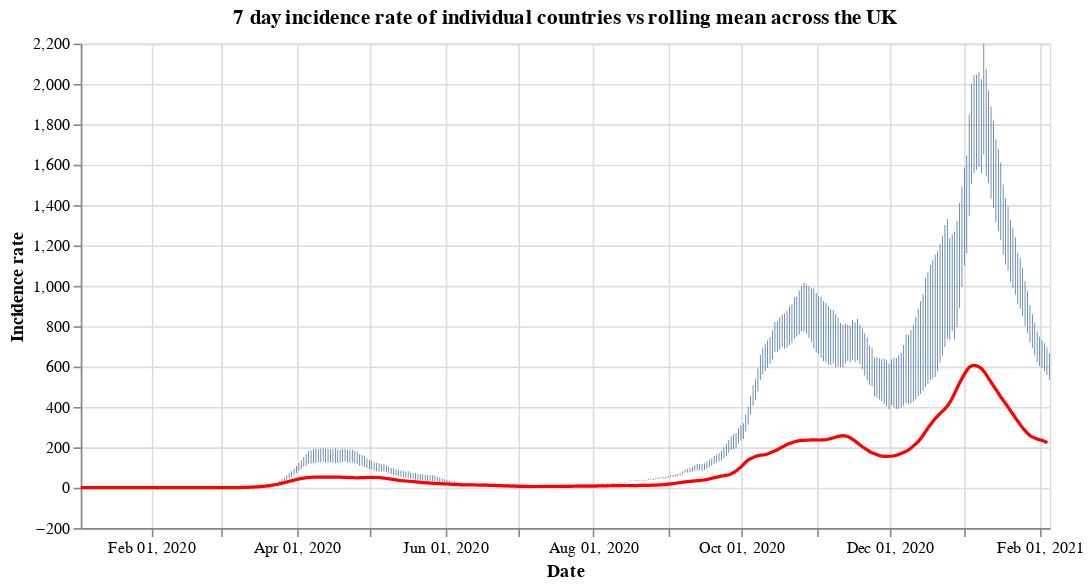

Notebook code cell kept with this figure:
### Code cell
#collapse
countries = uk_cases['areaName'].unique()
countries.sort()

selection = alt.selection_single(
    name='Select',
    fields=['areaName'],
    init={'areaName': 'Wales'},
    bind={'areaName': alt.binding_select(options=countries)}
)

# scatter plot, modify opacity based on selection
bars = alt.Chart(uk_cases).mark_bar().add_selection(
    selection
).encode(
    x=alt.X("yearmonthdate(date):T", axis=alt.Axis(title='Date')),
    y=alt.Y("weeklyCasesRate:Q", axis=alt.Axis(title='Incidence rate')),
    tooltip='weeklyCasesRate:Q',
    opacity=alt.condition(selection, alt.value(1), alt.value(0))
).properties(title=f'7 day incidence rate of individual countries vs rolling mean across the UK', width=600)

line = alt.Chart(overview_cases).mark_line(
    color='red',
    size=2,
).transform_window(
    rolling_mean='mean(weeklyCasesRate)',
    frame=[0, 7]
).encode(
    x='yearmonthdate(date):T',
    y='rolling_mean:Q'
)

alt.layer(bars, line)

### Figure 1 — Vega-Lite specification as saved in the notebook (floating-point values rounded to 4 significant figures; data arrays with more than 128 entries replaced by an {"elided": "..."} marker saying what was removed)
{"config": {"view": {"continuousWidth": 400, "continuousHeight": 300}}, "layer": [{"data": {"name": "data-47dede481fd66a79d3e402f9312f99c7"}, "mark": "bar", "encoding": {"opacity": {"condition": {"value": 1, "selection": "Select"}, "value": 0}, "tooltip": {"type": "quantitative", "field": "weeklyCasesRate"}, "x": {"type": "temporal", "axis": {"title": "Date"}, "field": "date", "timeUnit": "yearmonthdate"}, "y": {"type": "quantitative", "axis": {"title": "Incidence rate"}, "field": "weeklyCasesRate"}}, "selection": {"Select": {"type": "single", "fields": ["areaName"], "init": {"areaName": "Wales"}, "bind": {"areaName": {"input": "select", "options": ["England", "Northern Ireland", "Scotland", "Wales"]}}}}, "title": "7 day incidence rate of individual countries vs rolling mean across the UK", "width": 600}, {"data": {"name": "data-08d6b4ee78e205e293879a67fd22fae2"}, "mark": {"type": "line", "color": "red", "size": 2}, "encoding": {"x": {"type": "temporal", "field": "date", "timeUnit": "yearmonthdate"}, "y": {"type": "quantitative", "field": "rolling_mean"}}, "transform": [{"window": [{"op": "mean", "field": "weeklyCasesRate", "as": "rolling_mean"}], "frame": [0, 7]}]}], "$schema": "https://vega.github.io/schema/vega-lite/v4.8.1.json", "datasets": {"data-47dede481fd66a79d3e402f9312f99c7": {"elided": "1596 records"}, "data-08d6b4ee78e205e293879a67fd22fae2": {"elided": "399 records"}}}
